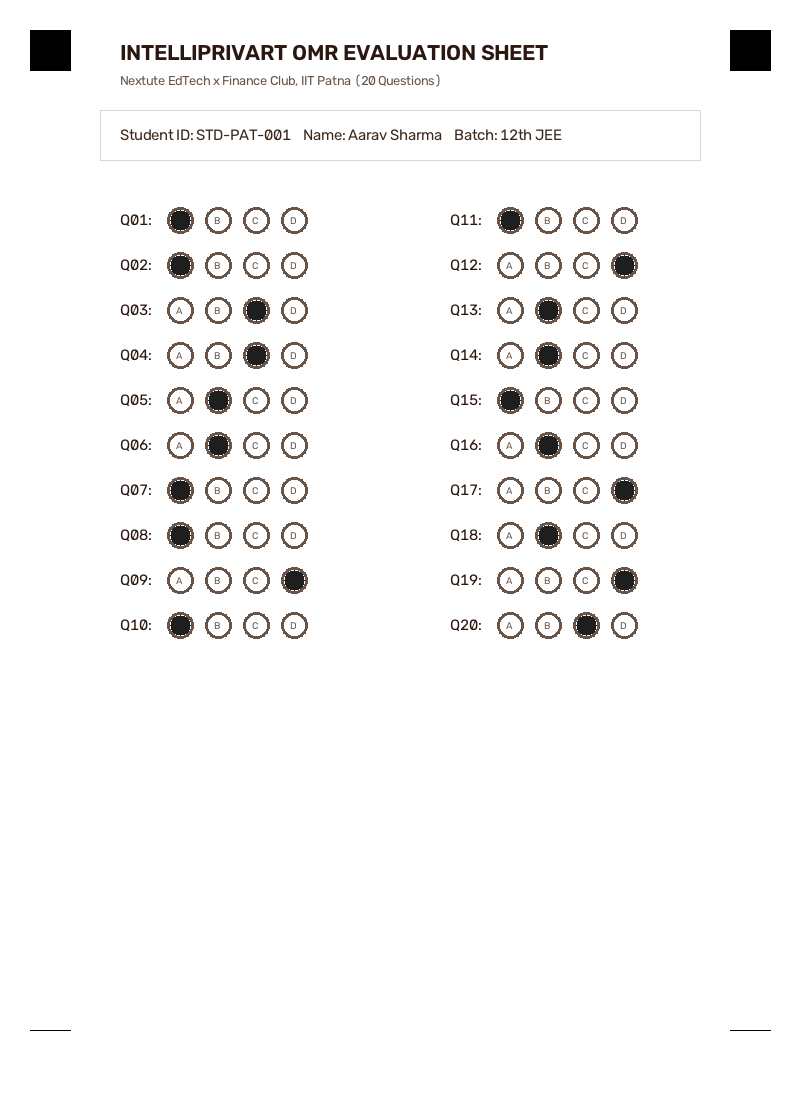
#> input picture data/omr_samples/sample_omr_clean.png, 800 x 1100 px
$ python -i omr.py   (imports and definitions only)
#> lines starting #> are read from the running program, lines starting #| are printed output that depends on the picture; after the words box and inside, x2 and y2 are one past the last pixel; in counts of white or black regions, pixels touching at a corner belong together
#> further down, picture is the input picture: shape (1100, 800, 3); mean B, G, R 246.3, 246.7, 247.3
"""
Data Moat - OpenCV OMR Ingestion, Vision Processing & Template Generator
Provides reliable optical mark recognition (OMR) using OpenCV computer vision:
adaptive thresholding, bubble pixel fill density analysis, ambiguity detection,
visual overlay verification, and automated grading against answer keys.
"""

import io
from typing import Dict, List, Tuple, Optional, Any
import cv2
import numpy as np
from PIL import Image

# Canonical 20-Question Answer Key for Demonstration
DEFAULT_ANSWER_KEY = {
    1: "A", 2: "B", 3: "C", 4: "D", 5: "A",
    6: "B", 7: "C", 8: "D", 9: "A", 10: "B",
    11: "C", 12: "D", 13: "A", 14: "B", 15: "C",
    16: "D", 17: "A", 18: "B", 19: "C", 20: "D"
}

# [77 lines left out: function generate_sample_omr_sheet, not called in this run]

def process_omr_image(
    image_bytes_or_array: Any,
    answer_key: Optional[Dict[int, str]] = None,
    darkness_threshold: float = 0.40
) -> Dict[str, Any]:
    """
    Parses an OMR sheet image using OpenCV computer vision.
    Extracts marked bubbles, detects ambiguities/blanks, scores against answer key,
    and returns annotated visualization with confidence metrics.
    """
#> called with darkness_threshold = 0.4
    if answer_key is None:
        answer_key = DEFAULT_ANSWER_KEY

    # 1. Load Image
    if isinstance(image_bytes_or_array, (bytes, bytearray)):
        nparr = np.frombuffer(image_bytes_or_array, np.uint8)
        img = cv2.imdecode(nparr, cv2.IMREAD_COLOR)
    elif isinstance(image_bytes_or_array, np.ndarray):
        img = image_bytes_or_array.copy()
    else:
        raise ValueError("Invalid image input format.")

    if img is None:
        raise ValueError("Failed to decode image.")

    annotated_img = img.copy()
    height, width, _ = img.shape
#> height = 1100; width = 800

    # 2. Preprocessing: Grayscale & Inverted Binary Threshold
    gray = cv2.cvtColor(img, cv2.COLOR_BGR2GRAY)
    blurred = cv2.GaussianBlur(gray, (5, 5), 0)
    thresh = cv2.adaptiveThreshold(
        blurred, 255, cv2.ADAPTIVE_THRESH_GAUSSIAN_C, cv2.THRESH_BINARY_INV, 21, 6
    )
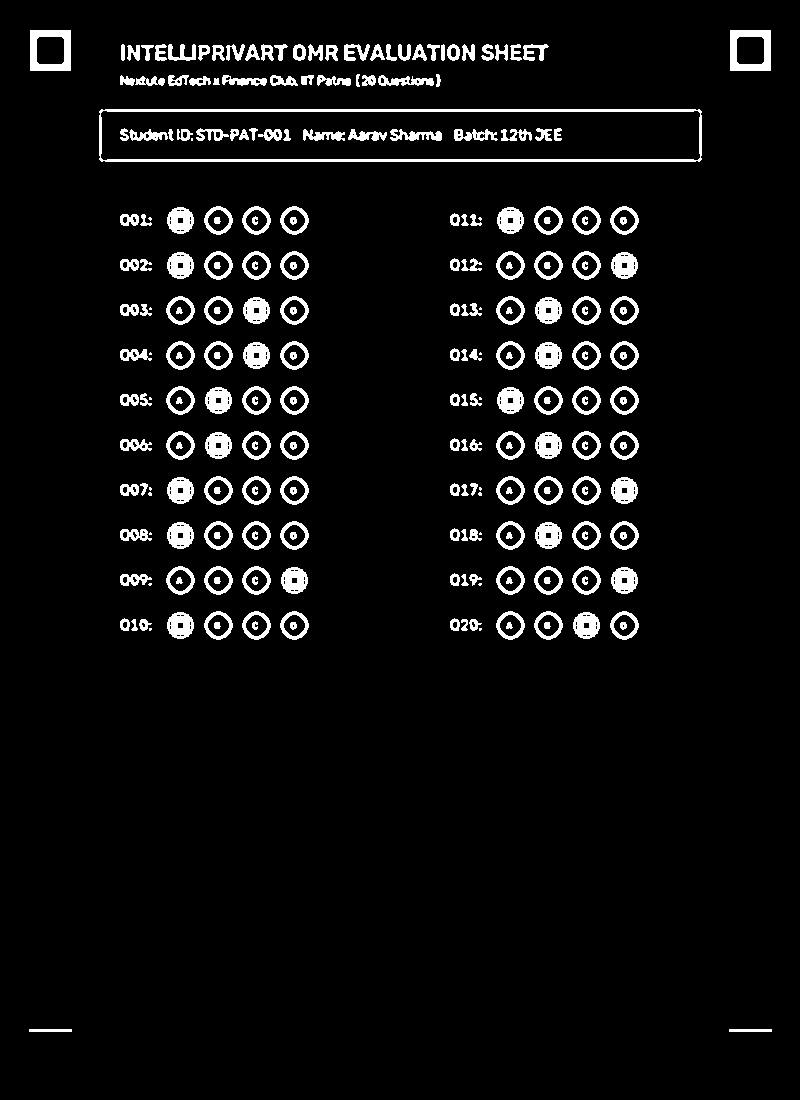
#> thresh: shape (1100, 800); 5.7% white; 266 white regions (19 under 20 px), largest, box (x1, y1, x2, y2) and area: (99, 109, 702, 162) 3840, (30, 30, 71, 71) 964, (730, 30, 771, 71) 964

    # 3. Grid Coordinates
    col_x_offsets = [120, 460]
    options = ["A", "B", "C", "D"]
    radius = 14
    bubble_spacing = 42

    results = []
    correct_count = 0
    attempted_count = 0
    ambiguous_count = 0

    for q_num in range(1, 21):
        is_second_col = q_num > 10
        base_x = col_x_offsets[1] if is_second_col else col_x_offsets[0]
        row_idx = (q_num - 11) if is_second_col else (q_num - 1)
        base_y = 220 + row_idx * 40

        option_densities = {}
        option_coords = {}

        for opt_idx, opt in enumerate(options):
            bx = base_x + 55 + opt_idx * bubble_spacing
            by = base_y
            option_coords[opt] = (bx, by)

            # Circular mask for bubble region
            mask = np.zeros(thresh.shape, dtype=np.uint8)
            cv2.circle(mask, (bx, by), radius - 3, 255, -1)

            # Calculate fill density (ratio of dark pixels within mask)
            total_mask_pixels = cv2.countNonZero(mask)
            filled_pixels = cv2.countNonZero(cv2.bitwise_and(thresh, thresh, mask=mask))
            fill_ratio = (filled_pixels / total_mask_pixels) if total_mask_pixels > 0 else 0.0
            option_densities[opt] = fill_ratio

        # Sort options by density
        sorted_opts = sorted(option_densities.items(), key=lambda x: x[1], reverse=True)
        top_opt, top_density = sorted_opts[0]
        second_opt, second_density = sorted_opts[1]

        # Decision Logic: Blank vs Ambiguous vs Confident Mark
        detected_opt = None
        status = "BLANK"
        confidence = 0.0

        if top_density < darkness_threshold:
            # Below darkness threshold -> Blank
            status = "BLANK"
            confidence = round(1.0 - top_density, 2)
        elif second_density >= (darkness_threshold * 0.75) and (top_density - second_density) < 0.15:
            # Two bubbles filled closely -> Ambiguous Multiple Marks
            status = "AMBIGUOUS"
            detected_opt = top_opt
            ambiguous_count += 1
            confidence = round(top_density - second_density, 2)
            # Annotate with orange warning circles
            cv2.circle(annotated_img, option_coords[top_opt], radius + 3, (0, 165, 255), 2)
            cv2.circle(annotated_img, option_coords[second_opt], radius + 3, (0, 165, 255), 2)
        else:
            # Clear mark
            detected_opt = top_opt
            status = "DETECTED"
            confidence = round(min(1.0, (top_density - second_density) * 1.5 + 0.3), 2)
            attempted_count += 1

            # Grade against Answer Key
            correct_key = answer_key.get(q_num)
            is_correct = (detected_opt == correct_key)

            if is_correct:
                correct_count += 1
                # Draw bright green circle around correct bubble
                cv2.circle(annotated_img, option_coords[top_opt], radius + 4, (34, 197, 94), 2)
            else:
                # Draw red circle around incorrect student choice
                cv2.circle(annotated_img, option_coords[top_opt], radius + 4, (239, 68, 68), 2)
                # Draw soft green circle around key answer
                if correct_key in option_coords:
                    cv2.circle(annotated_img, option_coords[correct_key], radius + 2, (34, 197, 94), 1)

        results.append({
            "question_no": q_num,
            "detected_option": detected_opt,
            "correct_key": answer_key.get(q_num),
            "status": status,
            "confidence": confidence,
            "fill_density": round(float(top_density), 3),
            "is_correct": int(detected_opt == answer_key.get(q_num)) if detected_opt else 0
        })
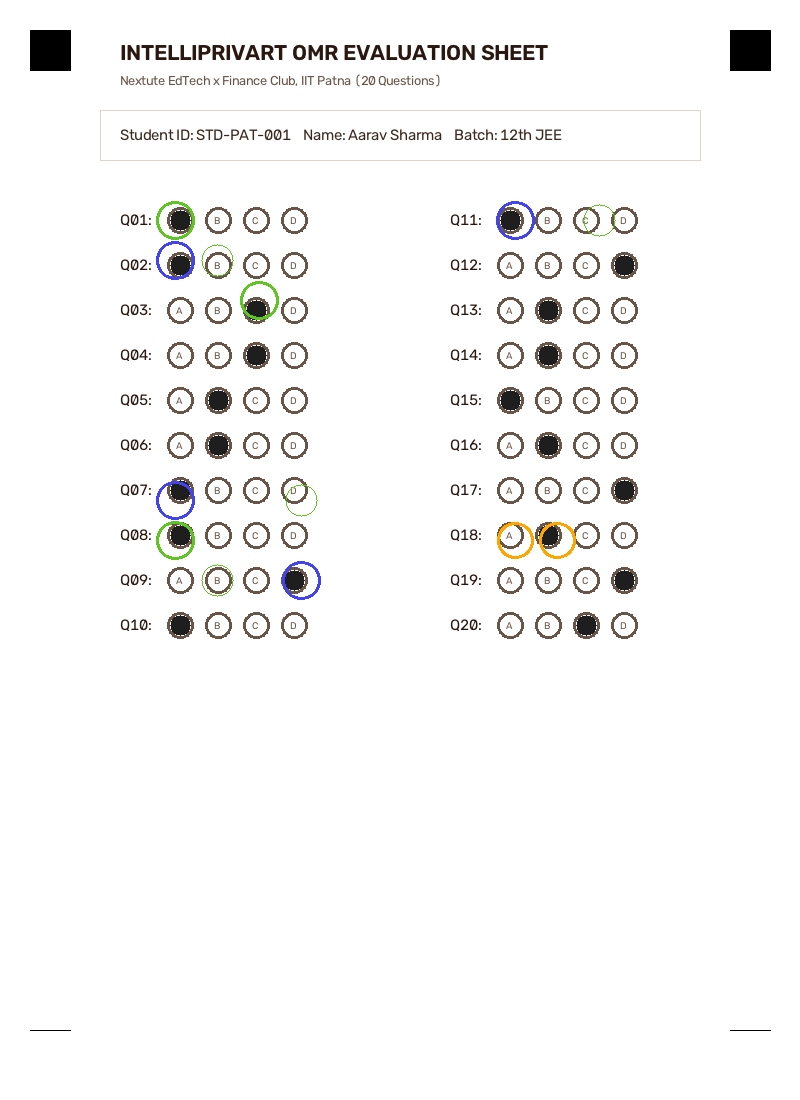
#> annotated_img: shape (1100, 800, 3); 0.39% of pixels changed, all inside (x1, y1, x2, y2) = (156, 201, 616, 600)
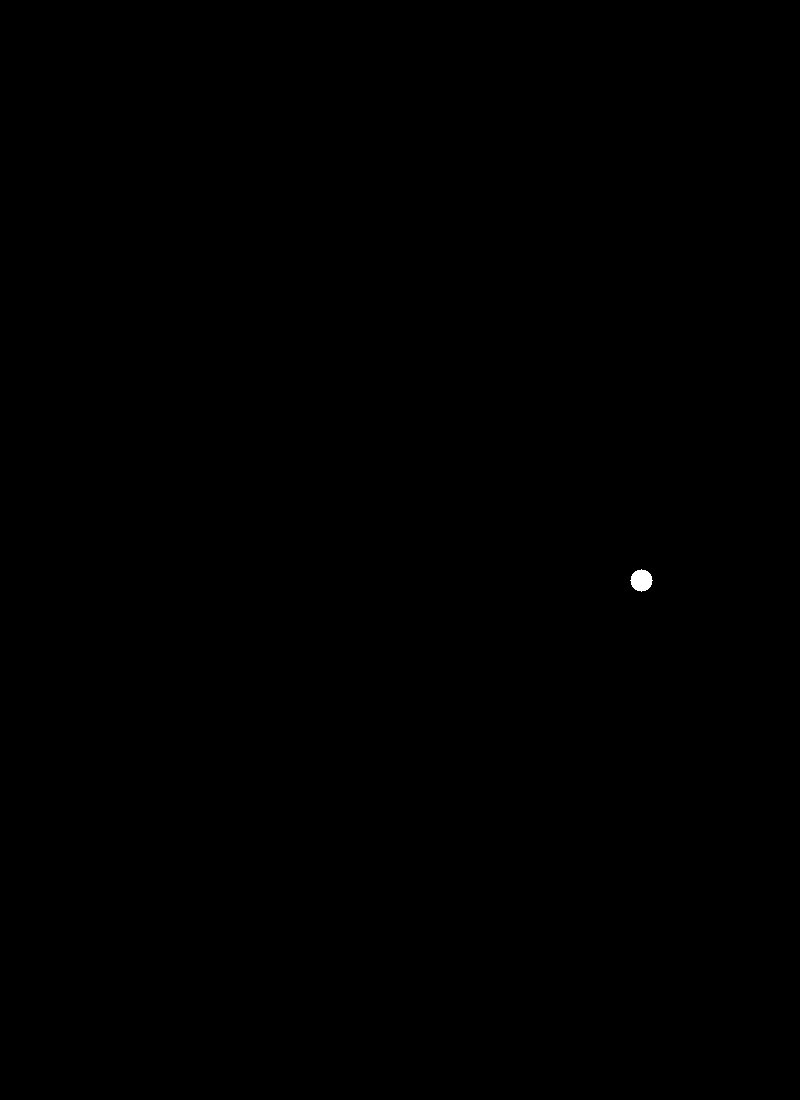
#> mask: shape (1100, 800); 0.04% white; 1 white region, box (x1, y1, x2, y2) and area: (630, 569, 653, 592) 377
#> after the loop, ambiguous_count = 1; attempted_count = 7; correct_count = 3; results = 20 items

    # Encode annotated image to JPEG
    _, annotated_buffer = cv2.imencode(".jpg", annotated_img)

    return {
        "results": results,
        "annotated_image_bytes": annotated_buffer.tobytes(),
        "total_questions": 20,
        "attempted": attempted_count,
        "correct": correct_count,
        "ambiguous": ambiguous_count,
        "accuracy_pct": round((correct_count / attempted_count * 100), 1) if attempted_count > 0 else 0.0,
        "total_score": correct_count * 4 - (attempted_count - correct_count) * 1  # Standard JEE marking (+4/-1)
    }

>>> import cv2
>>> picture = cv2.imread('../../data/omr_samples/sample_omr_clean.png')
>>> result = process_omr_image(picture)
#> result = 8 items

$ run again, on data/omr_samples/sample_omr_rotated.png
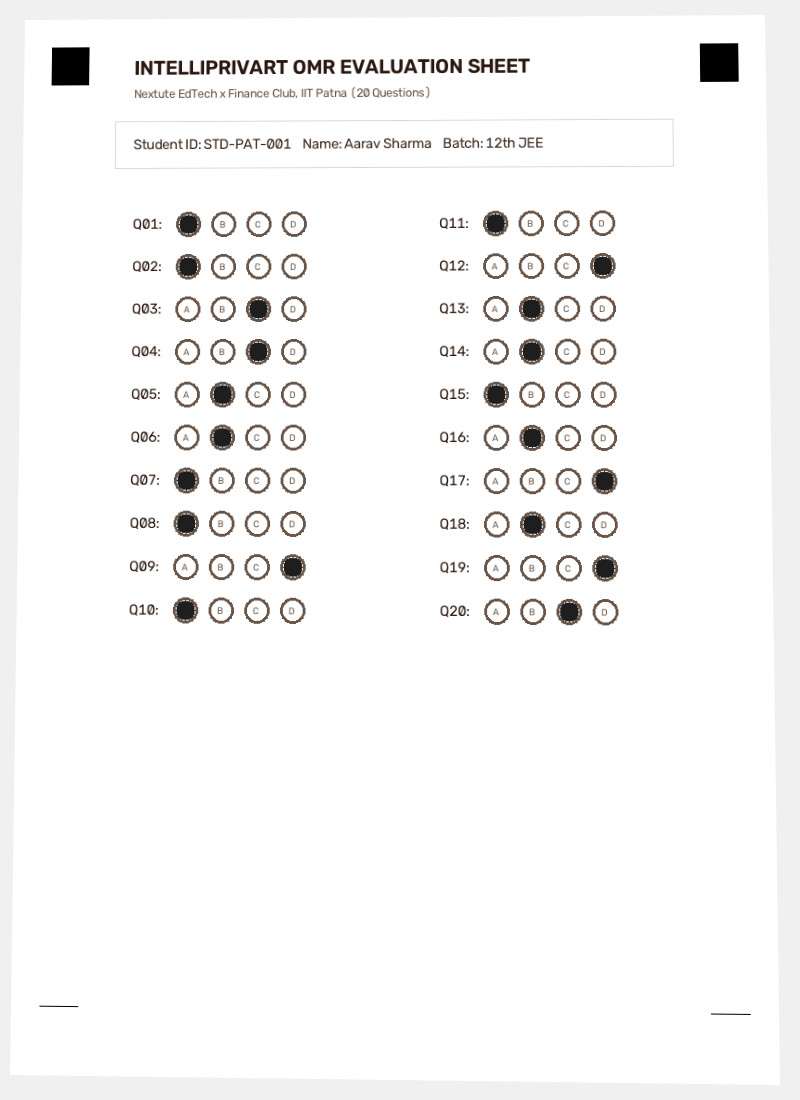
#> input picture data/omr_samples/sample_omr_rotated.png, 800 x 1100 px
#> picture is the input picture: shape (1100, 800, 3); mean B, G, R 246, 246.3, 246.9
#> in process_omr_image, `thresh = cv2.adaptiveThreshold( blurred, 255, cv2.ADAPTIVE_THRESH_GAUS..`:
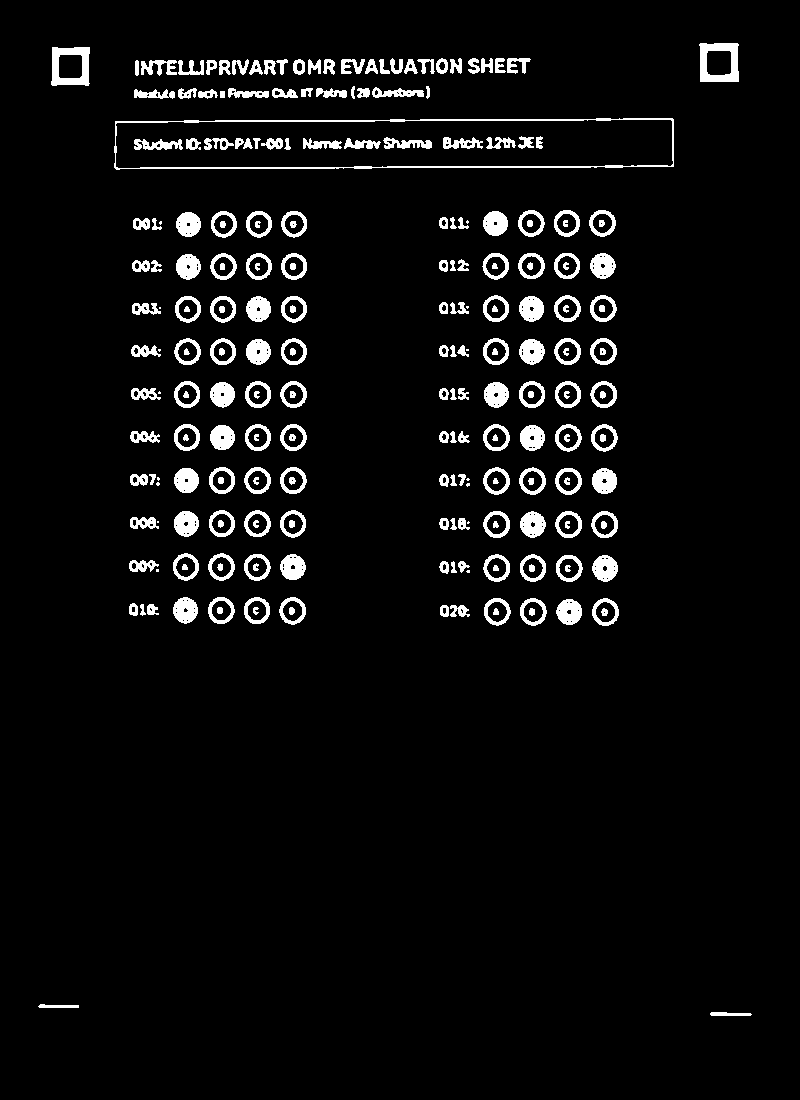
#> thresh: shape (1100, 800); 5.1% white; 254 white regions (15 under 20 px), largest, box (x1, y1, x2, y2) and area: (114, 118, 674, 170) 2322, (699, 43, 739, 82) 929, (51, 47, 90, 86) 889
#> after the loop in process_omr_image, `for q_num in range(1, 21):`:
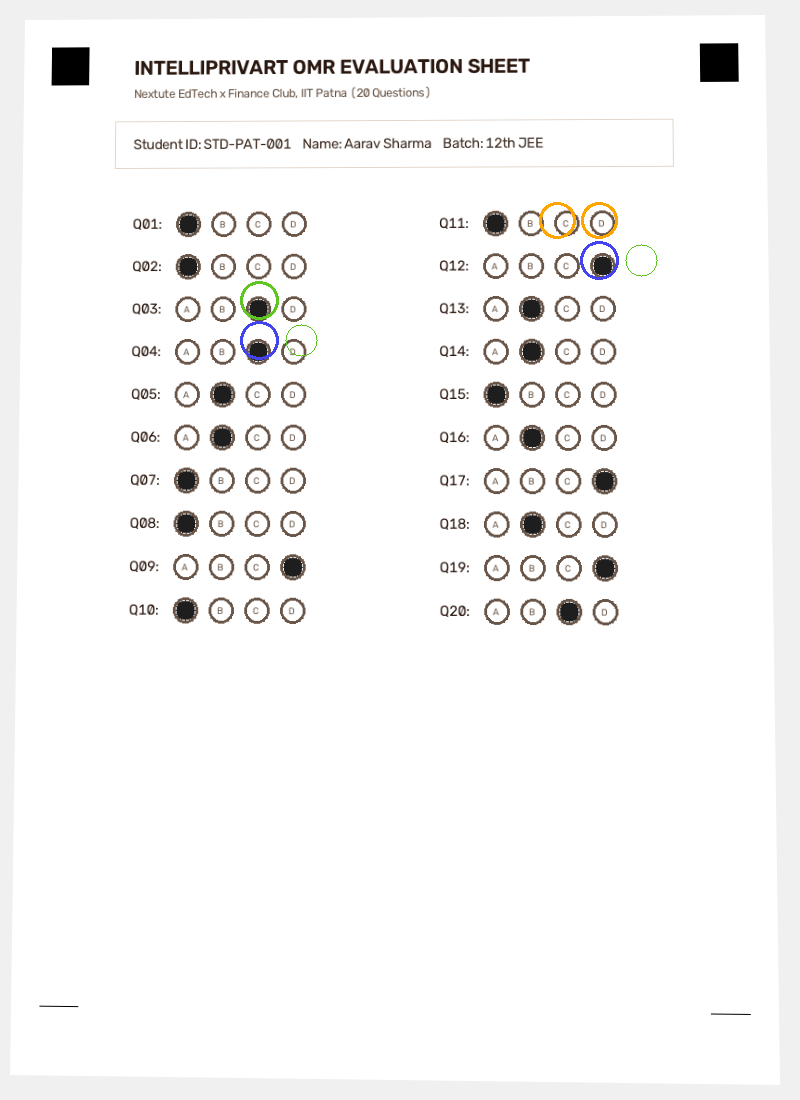
#> annotated_img: shape (1100, 800, 3); 0.21% of pixels changed, all inside (x1, y1, x2, y2) = (240, 202, 658, 360)
#> after the loop in process_omr_image, `for q_num in range(1, 21):`: ambiguous_count = 1; attempted_count = 3; correct_count = 1; results = 20 items
#> result = 8 items
